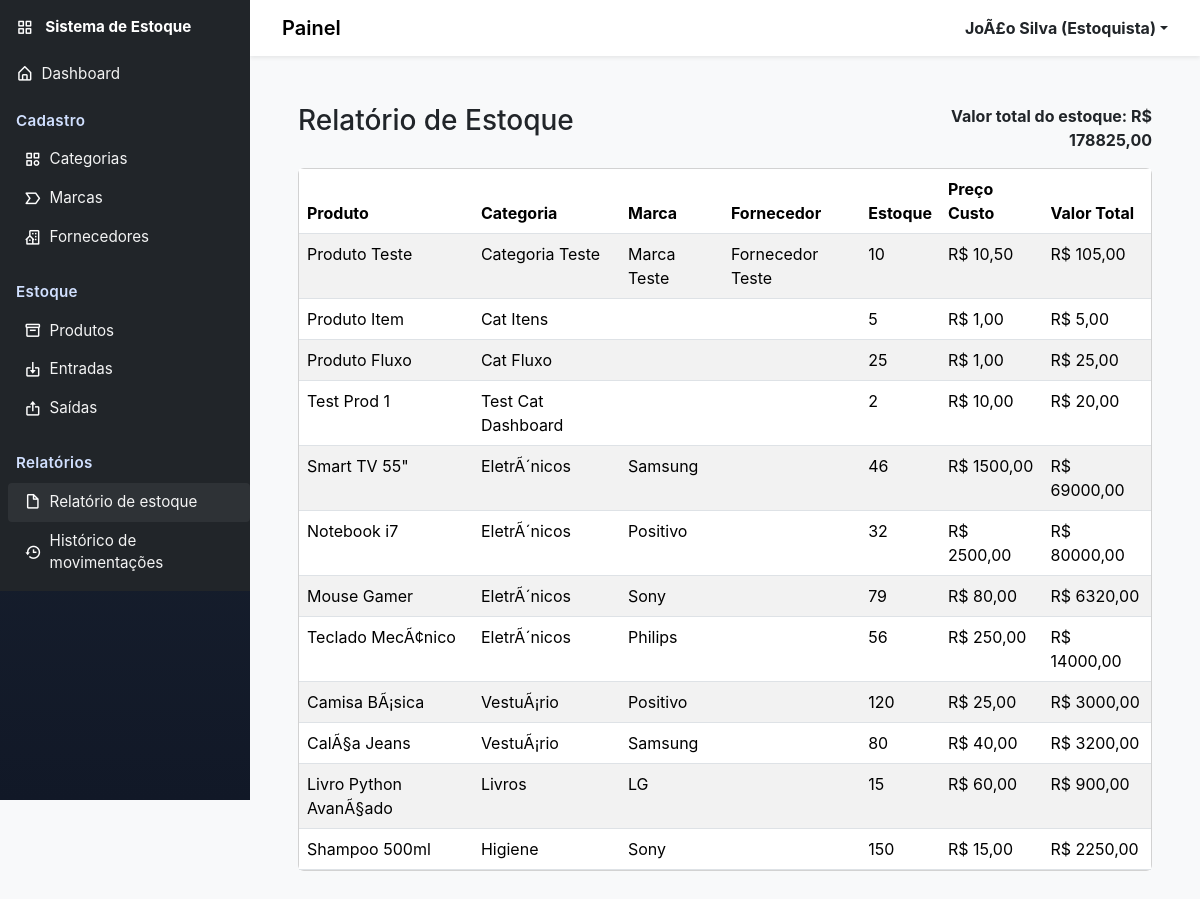
Page /movimentacoes/relatorios/estoque/ (signed in) on the committed database.
### usuarios/models.py (models this page shows, shortened)
class Usuario(AbstractBaseUser, PermissionsMixin):
    NIVEL_ADMIN = "admin"
    NIVEL_ESTOQUISTA = "estoquista"
    NIVEL_CAIXA = "caixa"
    NIVEL_CHOICES = [
        (NIVEL_ADMIN, "Admin"),
        (NIVEL_ESTOQUISTA, "Estoquista"),
        (NIVEL_CAIXA, "Caixa"),
    ]
    id = models.AutoField(primary_key=True)
    nome = models.CharField("Nome", max_length=150)
    login = models.CharField("Login", max_length=50, unique=True)
    nivel_acesso = models.CharField(
        "Nível de acesso", max_length=30, choices=NIVEL_CHOICES, default=NIVEL_ESTOQUISTA)
    is_staff = models.BooleanField("Staff", default=False)
    is_active = models.BooleanField("Ativo", default=True)
    data_criacao = models.DateTimeField(
        "Data de criação", default=timezone.now)
    objects = UsuarioManager()
    USERNAME_FIELD = "login"
    REQUIRED_FIELDS = ["nome"]
    class Meta:
        verbose_name = "Usuário"
        verbose_name_plural = "Usuários"

### produtos/models.py (models this page shows, shortened)
class Produto(models.Model):
    UN = "UN"
    G = "G"
    KG = "KG"
    L = "L"
    CX = "CX"
    PAC = "PAC"
    MT = "MT"
    UNIDADE_CHOICES = [
        (UN, "Unidade"),
        (G, "Grama"),
        (KG, "Quilo"),
        (L, "Litro"),
        (CX, "Caixa"),
        (PAC, "Pacote"),
        (MT, "Metro"),
    ]
    id = models.AutoField(primary_key=True)
    nome = models.CharField(max_length=150)
    descricao = models.TextField(blank=True, null=True)
    codigo_barras = models.CharField(max_length=20, unique=True, blank=True, null=True)
    categoria = models.ForeignKey(Categoria, on_delete=models.PROTECT, related_name="produtos")
    marca = models.ForeignKey(Marca, on_delete=models.PROTECT, related_name="produtos", blank=True, null=True)
    fornecedor = models.ForeignKey(Fornecedor, on_delete=models.PROTECT, related_name="produtos", blank=True, null=True)
    unidade_medida = models.CharField(max_length=10, choices=UNIDADE_CHOICES, default=UN)
    preco_custo = models.DecimalField(max_digits=10, decimal_places=2)
    preco_venda = models.DecimalField(max_digits=10, decimal_places=2)
    estoque_minimo = models.IntegerField(default=0)
    estoque_atual = models.IntegerField(default=0)
    data_registro = models.DateTimeField(default=timezone.now)
    data_atualizacao = models.DateTimeField(auto_now=True)
    class Meta:
        verbose_name = "Produto"
        verbose_name_plural = "Produtos"

### categorias/models.py (models this page shows, shortened)
class Categoria(models.Model):
    id = models.AutoField(primary_key=True)
    nome = models.CharField(max_length=100)
    descricao = models.TextField(blank=True, null=True)
    class Meta:
        verbose_name = "Categoria"
        verbose_name_plural = "Categorias"

### marcas/models.py (models this page shows, shortened)
class Marca(models.Model):
    id = models.AutoField(primary_key=True)
    nome = models.CharField(max_length=100)
    class Meta:
        verbose_name = "Marca"
        verbose_name_plural = "Marcas"

### fornecedores/models.py (models this page shows, shortened)
class Fornecedor(models.Model):
    id = models.AutoField(primary_key=True)
    nome = models.CharField(max_length=150)
    cnpj = models.CharField(max_length=18, blank=True, null=True)
    telefone = models.CharField(max_length=20, blank=True, null=True)
    email = models.EmailField(max_length=100, blank=True, null=True)
    endereco = models.TextField(blank=True, null=True)
    data_cadastro = models.DateTimeField(default=timezone.now)
    class Meta:
        verbose_name = "Fornecedor"
        verbose_name_plural = "Fornecedores"

### movimentacoes/views.py (the view)
# urls.py: path("relatorios/estoque/", views.stock_report, name="stock_report"),
@login_required
def stock_report(request):
    produtos = Produto.objects.select_related(
        'categoria', 'marca', 'fornecedor').all()
    produtos = produtos.annotate(valor_total=F(
        'estoque_atual') * F('preco_custo'))
    valor_geral = produtos.aggregate(
        total=Sum('valor_total', output_field=DecimalField()))['total'] or 0
    return render(request, 'movimentacoes/relatorio_estoque.html', {'produtos': produtos, 'valor_geral': valor_geral})

### usuarios/templatetags/access_tags.py (called while the page is built)
@register.simple_tag(takes_context=True)
def has_access(context, allowed_levels):
    request = context.get('request')
    if not request or not hasattr(request, 'user') or not request.user.is_authenticated:
        return False
    nivel = getattr(request.user, 'nivel_acesso', None)
    if not nivel:
        return False
    allowed = [x.strip() for x in allowed_levels.split(',') if x.strip()]
    return nivel in allowed

### templates/movimentacoes/relatorio_estoque.html (shortened to what this page needs)
{% extends 'base.html' %}
{% block content %}
<div class="container-fluid p-4">
    <div class="row mb-3">
        <div class="col-md-8"><h1 class="h3">Relatório de Estoque</h1></div>
        <div class="col-md-4 text-end"><strong>Valor total do estoque: R$ {{ valor_geral|floatformat:2 }}</strong></div>
    </div>
    <div class="card">
        <div class="table-responsive">
            <table class="table table-striped mb-0">
                <thead>
                    <tr>
                        <th>Produto</th>
                        <th>Categoria</th>
                        <th>Marca</th>
                        <th>Fornecedor</th>
                        <th>Estoque</th>
                        <th>Preço Custo</th>
                        <th>Valor Total</th>
                    </tr>
                </thead>
                <tbody>
                    {% for p in produtos %}
                    <tr>
                        <td>{{ p.nome }}</td>
                        <td>{{ p.categoria.nome }}</td>
                        <td>{{ p.marca.nome }}</td>
                        <td>{{ p.fornecedor.nome }}</td>
                        <td>{{ p.estoque_atual }}</td>
                        <td>R$ {{ p.preco_custo|floatformat:2 }}</td>
                        <td>R$ {{ p.valor_total|floatformat:2 }}</td>
                    </tr>
                    {% empty %}
                    <tr><td colspan="7" class="text-center text-muted">Nenhum produto cadastrado.</td></tr>
                    {% endfor %}
                </tbody>
            </table>
        </div>
    </div>
</div>
{% endblock %}

### templates/includes/header.html (shortened to what this page needs)
<header class="navbar navbar-expand-lg navbar-light bg-white shadow-sm">
<div class="container-fluid">
<div class="d-flex align-items-center">
	<a class="navbar-brand" href="#">Painel</a>
</div>
<div class="d-flex align-items-center">
<div class="dropdown">
<a class="d-flex align-items-center text-dark text-decoration-none dropdown-toggle" href="#" id="userDropdown" data-bs-toggle="dropdown" aria-expanded="false">
	<strong>
		{% if request.user.is_authenticated %}
			{{ request.user.nome }} {% if request.user.get_nivel_acesso_display %}({{ request.user.get_nivel_acesso_display }}){% endif %}
		{% else %}
			Usuário
		{% endif %}
	</strong>
</a>
</div>
</div>
</div>
</header>

### static/css/style.css (style rules this page uses)
body { font-family: Inter, system-ui, -apple-system, 'Segoe UI', Roboto, 'Helvetica Neue', Arial; background-color: #f8f9fa; }
header.navbar .navbar-brand { font-weight:600 }
@media (min-width: 768px) { header.navbar { padding-left: 1.25rem; padding-right:1.25rem } }

### rows in the picture
Usuario: user.nome "JoÃ£o Silva", user.nivel_acesso "Estoquista"
Produto: nome "Produto Teste", categoria.nome "Categoria Teste", marca.nome "Marca Teste", fornecedor.nome "Fornecedor Teste", estoque_atual "10", preco_custo "10,50", valor_total "105,00"
Produto: nome "Produto Item", categoria.nome "Cat Itens", estoque_atual "5", preco_custo "1,00", valor_total "5,00"
Produto: nome "Produto Fluxo", categoria.nome "Cat Fluxo", estoque_atual "25", preco_custo "1,00", valor_total "25,00"
Produto: nome "Test Prod 1", categoria.nome "Test Cat Dashboard", estoque_atual "2", preco_custo "10,00", valor_total "20,00"
Produto: nome "Smart TV 55\"", categoria.nome "EletrÃ´nicos", marca.nome "Samsung", estoque_atual "46", preco_custo "1500,00", valor_total "69000,00"
Produto: nome "Notebook i7", categoria.nome "EletrÃ´nicos", marca.nome "Positivo", estoque_atual "32", preco_custo "2500,00", valor_total "80000,00"
Produto: nome "Mouse Gamer", categoria.nome "EletrÃ´nicos", marca.nome "Sony", estoque_atual "79", preco_custo "80,00", valor_total "6320,00"
Produto: nome "Teclado MecÃ¢nico", categoria.nome "EletrÃ´nicos", marca.nome "Philips", estoque_atual "56", preco_custo "250,00", valor_total "14000,00"
Produto: nome "Camisa BÃ¡sica", categoria.nome "VestuÃ¡rio", marca.nome "Positivo", estoque_atual "120", preco_custo "25,00", valor_total "3000,00"
Produto: nome "CalÃ§a Jeans", categoria.nome "VestuÃ¡rio", marca.nome "Samsung", estoque_atual "80", preco_custo "40,00", valor_total "3200,00"
Produto: nome "Livro Python AvanÃ§ado", categoria.nome "Livros", marca.nome "LG", estoque_atual "15", preco_custo "60,00", valor_total "900,00"
Produto: nome "Shampoo 500ml", categoria.nome "Higiene", marca.nome "Sony", estoque_atual "150", preco_custo "15,00", valor_total "2250,00"

### other values in the picture
{{ valor_geral|floatformat:2 }} "178825,00"
